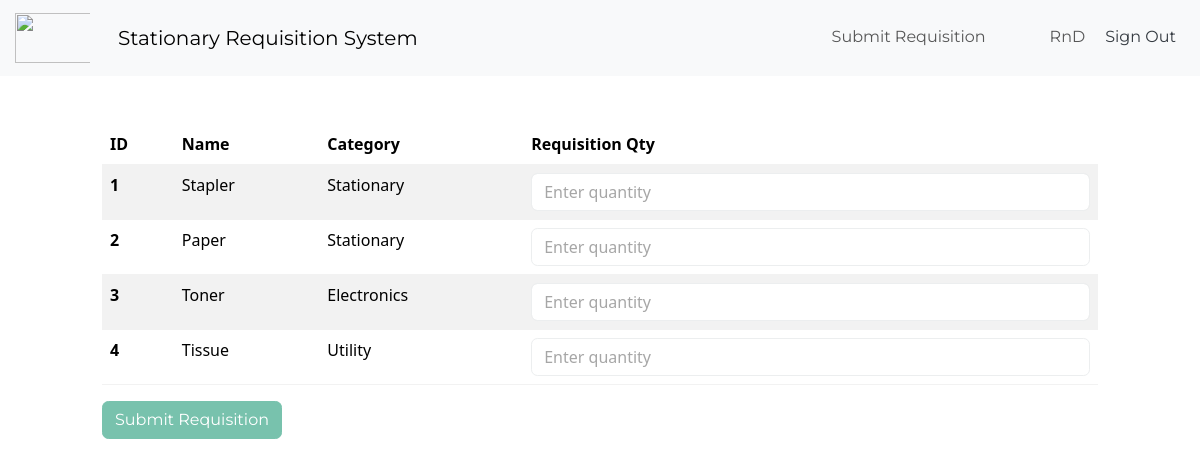
Before: /requisition/ (signed in) with the older database file.
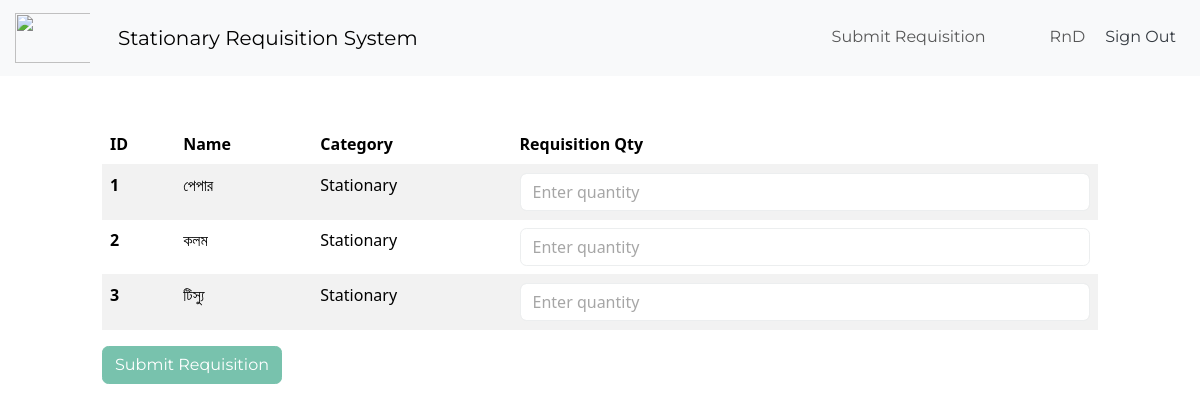
After: the same page with the newer database file.
### inventory/models.py (models this page shows, shortened)
class InventoryItem(models.Model):
    name = models.CharField(max_length=200)
    reference_no = models.CharField(max_length=200)
    unit = models.CharField(max_length=100)
    quantity = models.IntegerField()
    category = models.ForeignKey('Category', on_delete=models.SET_NULL, blank=True, null=True)
    date_created = models.DateField()
    remarks = models.TextField(blank=True, null=True)
    reference_pdf = models.FileField(upload_to='inventory_pdfs/', blank=True, null=True)

class Category(models.Model):
    name = models.CharField(max_length=200)
    remarks = models.TextField(blank=True, null=True)
    class Meta:
        verbose_name_plural = 'categories'

### inventory/views.py (the view)
# urls.py: path('requisition/', RequisitionView.as_view(), name='requisition'),
class RequisitionView(LoginRequiredMixin, View):
    def get(self, request):
        items = InventoryItem.objects.order_by('id')
        low_inventory_ids = InventoryItem.objects.filter(
			quantity__lte=LOW_QUANTITY
		).values_list('id', flat=True)
        return render(request, 'inventory/requisition.html', {'items': items, 'low_inventory_ids': low_inventory_ids})

### inventory/templates/inventory/requisition.html (shortened to what this page needs)
{% extends 'auth/base.html' %}
{% block content %}
    <div class="row">
        <div class="col-md-10 col-12 mx-auto mt-5">
            <form method="POST" action="{% url 'submit_requisition' %}">
                <table class="table table-hover table-striped">
                    <thead>
                        <tr>
                            <th scope="col">ID</th>
                            <th scope="col">Name</th>
                            <th scope="col">Category</th>
                            <th scope="col">Requisition Qty</th>
                        </tr>
                    </thead>
                    <tbody>
                        {% for item in items %}
                        <tr>
                            <th scope="row">{{ item.id }}</th>
                            <td>{{ item.name }}</td>
                            <td>{{ item.category.name}}</td>
                            <td>
                                <input type="number" name="quantities_{{ item.id }}" min="0" class="form-control" placeholder="Enter quantity">
                            </td>
                        </tr>
                        {% endfor %}
                    </tbody>
                </table>
                <button type="submit" class="btn btn-primary">Submit Requisition</button>
            </form>
        </div>
    </div>
{% endblock content %}

Changed rows visible on the page:
removed InventoryItem: id "4", name "Tissue", category.name "Utility"
changed InventoryItem id 1: name "Stapler" → "পেপার"
changed InventoryItem id 2: name "Paper" → "কলম"
changed InventoryItem id 3: name "Toner" → "টিস্যু"; category.name "Electronics" → "Stationary"
